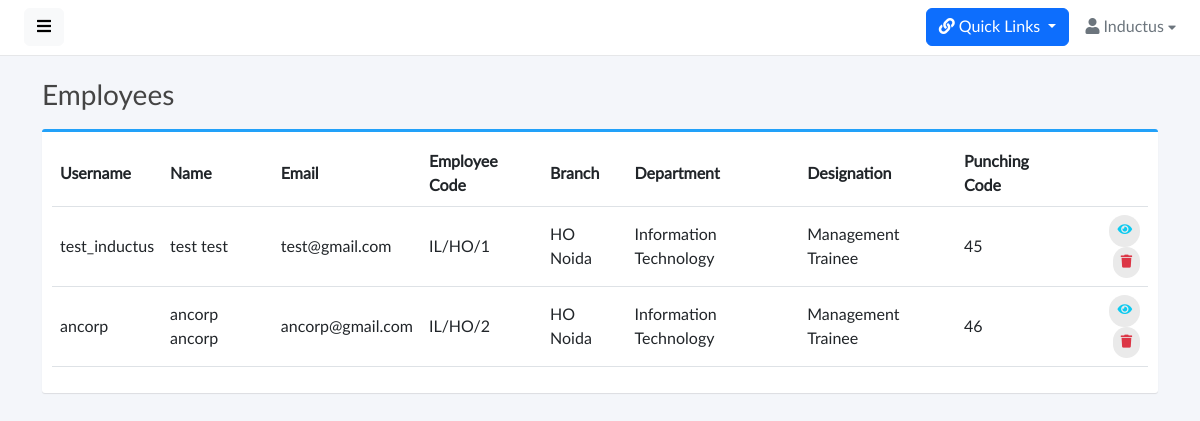
Page /employees/ (signed in) on the committed database.
### base/models.py (models this page shows, shortened)
class Employee(models.Model):
    GENDER_CHOICES = [
        ('Male', 'Male'),
        ('Female', 'Female'),
    ]
    SHIFT_CHOICES = [
        ('General', 'General'),
        ('UNICEF', 'UNICEF'),
    ]
    EMPLOYEE_TYPE_CHOICES = [
        ('Permanent','Permanent')
    ]
    GRADE_CHOICES = [
        ('Employee','Employee'),
        ('Consultant','Consultant'),
        ('UNF Employee','UNF Employee'),
        ('UNF Supervisor','UNF Supervisor'),
    ]
    id = models.CharField(max_length=25,primary_key=True,default=generate_unique_id,editable=False)
    user = models.OneToOneField(User, on_delete=models.CASCADE,editable=False)
    employee_code = models.CharField(max_length=20,unique=True,null=True,blank=True)
    first_name = models.CharField(max_length=100 ,null=True,blank=True)
    middle_name = models.CharField(max_length=100,blank=True,null=True)
    last_name = models.CharField(max_length=100 , null=True,blank=True)
    email = models.CharField(max_length=100, null=True,blank=True , unique=True)
    official_email= models.CharField(max_length=100, blank=True , null=True , unique=True)
    gender = models.CharField(max_length=10, choices=GENDER_CHOICES)
    punching_code = models.IntegerField(unique=True , null=True , blank=True)
    date_of_joining = models.DateField(null=True)
    branch = models.ForeignKey(Branch, on_delete=models.SET_NULL,null=True,blank=True)
    department = models.ForeignKey(Department, on_delete=models.SET_NULL, null=True,blank=True)
    designation = models.ForeignKey(Designation, on_delete=models.SET_NULL,null=True,blank=True)
    employee_type = models.CharField(max_length=100, choices=EMPLOYEE_TYPE_CHOICES)
    shift = models.CharField(max_length=100, choices=SHIFT_CHOICES)
    grade = models.CharField(max_length=100, choices=GRADE_CHOICES)
    reporting_manager = models.ForeignKey(
        'self',
        on_delete=models.SET_NULL,
        null=True,
        blank=True,
        related_name='reportees'
    )
    ctc = models.CharField(max_length=20,null=True,blank=True)
    gross_salary = models.CharField(max_length=20,null=True,blank=True)
    basic_salary = models.CharField(max_length=20,null=True,blank=True)

class Branch(models.Model):
    id = models.CharField(default=generate_unique_id,primary_key=True,editable=False,max_length=25)
    branch_name = models.CharField(max_length=100,unique=True)
    branch_code = models.CharField(max_length=100,unique=True)
    address = models.CharField(max_length=200,blank=True,null=True)
    tehsil = models.CharField(max_length=100,blank=True,null=True)
    district = models.CharField(max_length=100,blank=True,null=True)
    city = models.CharField(max_length=50,blank=True,null=True)
    state = models.CharField(max_length=50,choices=STATE_CHOICES,blank=True,null=True)
    country = CountryField(blank_label="(select country)")
    status = models.BooleanField()
    def __str__(self):
        return self.branch_name

class Department(models.Model):
    id = models.CharField(max_length=25,primary_key=True,default=generate_unique_id,editable=False)
    department_name = models.CharField(max_length=100,unique=True)
    department_code = models.CharField(max_length=5,unique=True,blank=True,null=True)
    status = models.BooleanField(default=True)
    def __str__(self):
        return self.department_name

class Designation(models.Model):
    id = models.CharField(max_length=25,primary_key=True,default=generate_unique_id,editable=False)
    designation_name = models.CharField(max_length=100,unique=True)
    designation_code = models.CharField(max_length=5,unique=True,blank=True,null=True)
    status = models.BooleanField(default=True)
    def __str__(self):
        return self.designation_name

### base/views.py (the view)
# urls.py: path('employees/',views.EmployeeView,name='employees'),
@login_required(login_url='signin')
def EmployeeView(request):
    employees = Employee.objects.all()
    branchs = Branch.objects.all()
    departments = Department.objects.all()
    designations = Designation.objects.all()
    numeric_part = 0
    if request.method == 'GET':
        try:
            last_employee = Employee.objects.order_by('-employee_code').first()
            if last_employee:
                last_code = last_employee.employee_code
                if last_code and any(char.isdigit() for char in last_code):
                    numeric_part = int(''.join(filter(str.isdigit, last_code)))
        except Employee.DoesNotExist:
            pass  # Handle the case when no Employee objects exist
    context = {
        'employees': employees,
        'next_employee_code': numeric_part + 1,
        'designations': designations,
        'departments': departments,
        'branchs': branchs,
    }
    return render(request, 'employee.html', context)

### base/templates/employee.html (shortened to what this page needs)
{% extends 'base.html' %}
{% load static %}
{% block start %}
<div class="content">
  <div class="container">
    <div class="page-title">
      <h3>Employees
      </h3>
    </div>
    <div class="box box-primary">
      <div class="box-body">
        <table width="100%" class="table table-hover" id="dataTables-example">
          <thead>
            <tr>
              <th>Username</th>
              <th>Name</th>
              <th>Email</th>
              <th>Employee Code</th>
              <th>Branch</th>
              <th>Department</th>
              <th>Designation</th>
              <th>Punching Code</th>
              <th></th>
            </tr>
          </thead>
          <tbody>
            {% if employees %}
            {% for employee in employees %}
            <tr>
              <td>{{employee.user.username}}</td>
              <td>{{employee.first_name}} {{employee.last_name}}</td>
              <td>{{employee.email}}</td>
              <td>{{employee.employee_code}}</td>
              <td>{{employee.branch}}</td>
              <td>{{employee.department}}</td>
              <td>{{employee.designation}}</td>
              <td>{{employee.punching_code}}</td>
              <td class="text-end">
                <a href="{% url 'employee_profile' employee.id %}" class="btn btn-outline-info btn-rounded"><i
                    class="fas fa-eye"></i></a>
                <a class="btn btn-outline-danger btn-rounded" data-bs-toggle="modal"
                  data-bs-target="#deleteUserModal{{employee.id}}">
                  <i class="fas fa-trash"></i>
                </a>
              </td>
            </tr>
            {% endfor %}
            {% else %}
            <tr>
              <td>No Employee Found</td>
            </tr>
            {% endif %}
          </tbody>
        </table>
      </div>
    </div>
  </div>
</div>
{% endblock %}

### static/css/master.css (style rules this page uses)
body, h1, .h1, h2, .h2, h3, .h3, h4, .h4, h5, .h5, h6, .h6, p, a, td { -moz-osx-font-smoothing: grayscale; -webkit-font-smoothing: antialiased; }
body { width: 100%; height: 100%; background: #f4f6fa; font-family: "Lato", "Helvetica Neue", Arial, Helvetica, sans-serif; font-size: 1rem; color: #444; }
#body>.content { position: relative; padding: .5rem; }
#body .content .page-title h3 { margin: 1rem 0; }
.page-title { margin: 0; font-size: 1.5rem; line-height: 1.5555556; }
.box { position: relative; border-radius: 3px; background: #ffffff; border-top: 3px solid #d2d6de; margin-bottom: 20px; width: 100%; box-shadow: 0 1px 1px rgba(0, 0, 0, 0.1); }
.box-body { border-top-left-radius: 0; border-top-right-radius: 0; border-bottom-right-radius: 3px; border-bottom-left-radius: 3px; padding: 10px; }
.box-primary { border-top-color: #22a1f9; }
.btn-rounded { border-radius: 10em; padding: 6px 8px; font-size: small; text-transform: none; text-shadow: none !important; background: #eaeaea; border-color: transparent; border: none; }
a, a:hover, a:focus { color: inherit; text-decoration: none; transition: all 0.3s; }
.table td, .table th { vertical-align: middle; }

### rows in the picture
Employee: user.username "test_inductus", first_name "test", last_name "test", email "test@gmail.com", employee_code "IL/HO/1", branch "HO Noida", department "Information Technology", designation "Management Trainee", punching_code "45"
Employee: user.username "ancorp", first_name "ancorp", last_name "ancorp", email "ancorp@gmail.com", employee_code "IL/HO/2", branch "HO Noida", department "Information Technology", designation "Management Trainee", punching_code "46"
